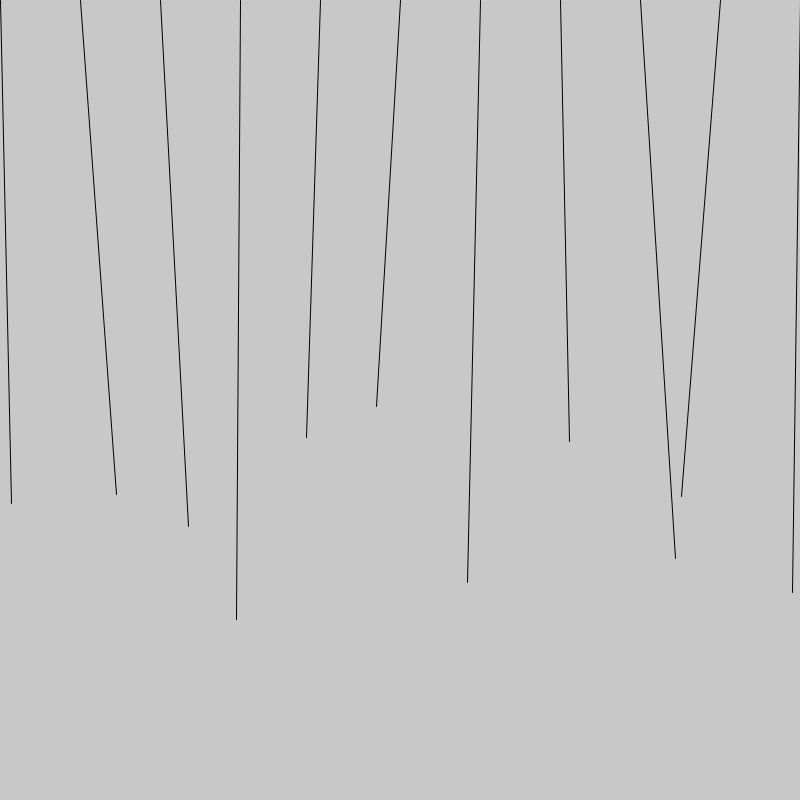
Frame 1 (no input)
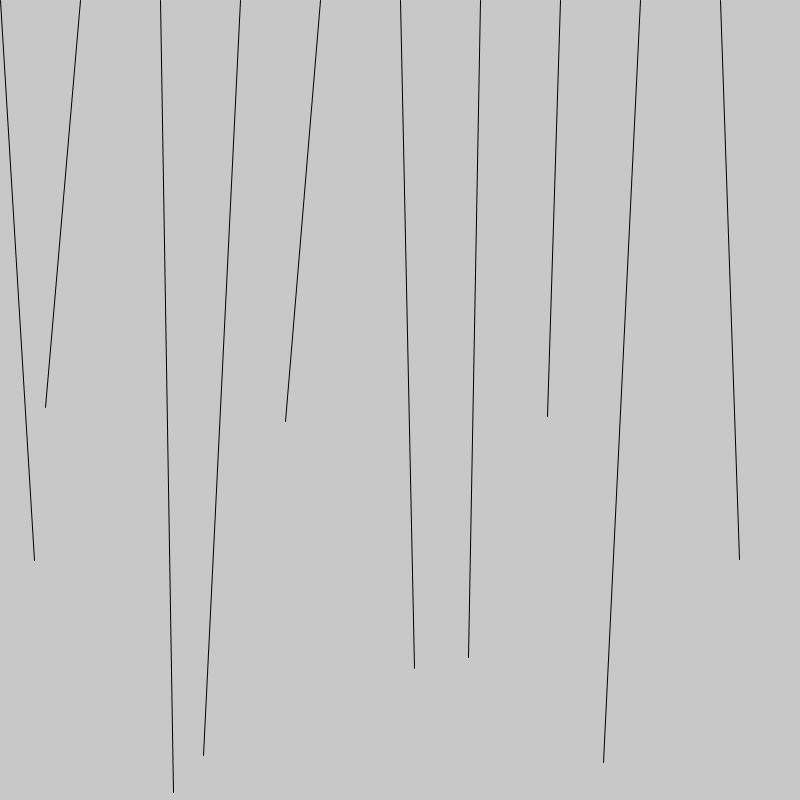
Frame 60 (the mouse pressed at the canvas centre just before this capture)
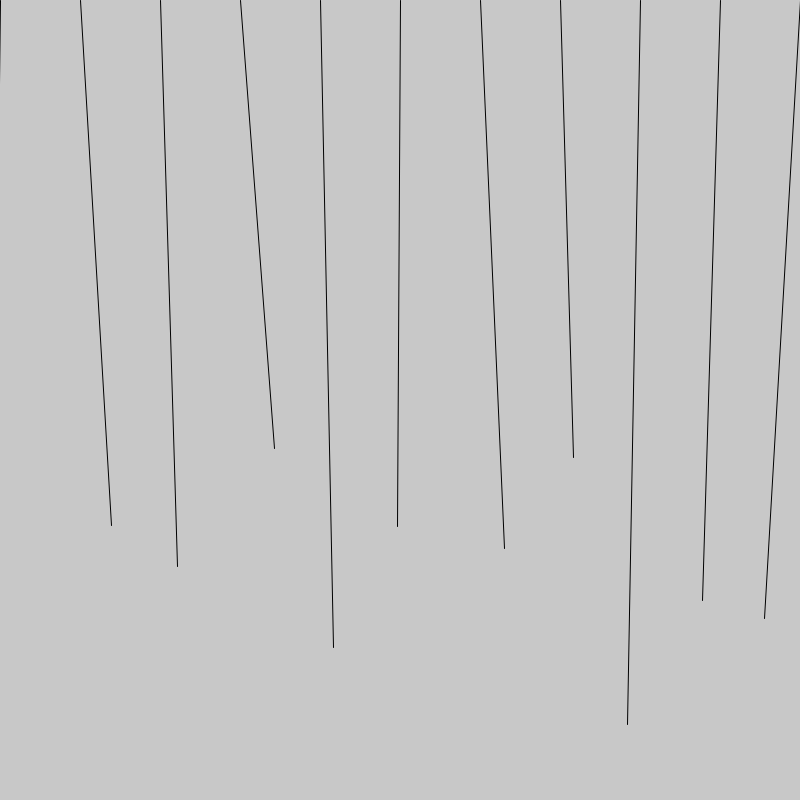
Frame 120 (the mouse held since frame 60 and released just before this capture)

The Processing sketch that drew these frames (run headless with seeded random() and noise(); from frame 60 on, the mouse is pressed at the canvas centre):

// Processing sketch: loops
// ── loops.pde
/*global variables are accessible anywhere in the program
 local variables are scope to the function block
 even if Processing will let you declare a local variable with the same name as a global variable, you shouldn't.
*/

//global variables
boolean isGlobal = true;

void setup(){
  size(800,800);
  background(200);
  
  //a local variable

  stroke(0,0,0);
  strokeWeight(1);
  
  //checks condition at start of loop
  //like conditionals, it uses a boolean test
  //avoid infinite loops!
  
}


void draw(){
  background(200);  
  int a = 0;
/*
  while(a < 10){
    line(0,0,random(width),random(height));
  }
  */
  /*
  for(int fa=0;fa<10;fa++){
    line(0,0,random(width),random(height));
  }*/
  
  /*
  strokeWeight(10);
  //a while loop with lerp()
  int x1 = 15;
  int y1 = 10;
  int x2 = 600;
  int y2 = 700;
  line(x1, y1, x2, y2);
  
  while(a < 25){
   
    float x = lerp(x1, x2, a/25.0) + 100;
    float y = lerp(y1, y2, a/25.0);
    point(x, y);
   
    a++;
  }
  */
  
  stroke(0);
  
  //a for loop
  for(int lX = 0; lX <= 10; lX++){
    //println(lX); 
    line(lX * (width/10),0,random(width/10)+(lX*(width/10))-(width/20),random(height*.5)+(height*.5));
  }
  
  //println(lX);//this will throw an error


}
